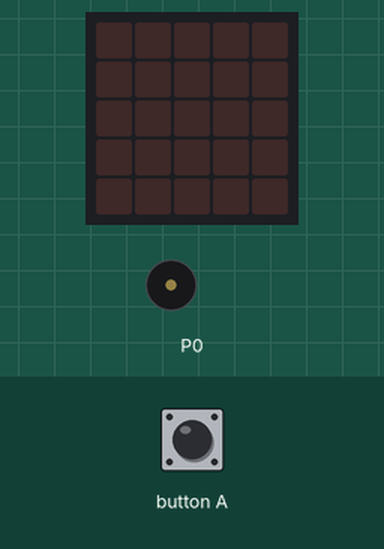
The program below on a simulated BBC micro:bit (MakeCode). Shown: the board's 5×5 LED display, buzzer (waves = sounding). Inputs (shaded band) come from the test bench.

Above: at 1.2 s.
1.3 s: button A pressed for 0.15 s
At 1.9 s:
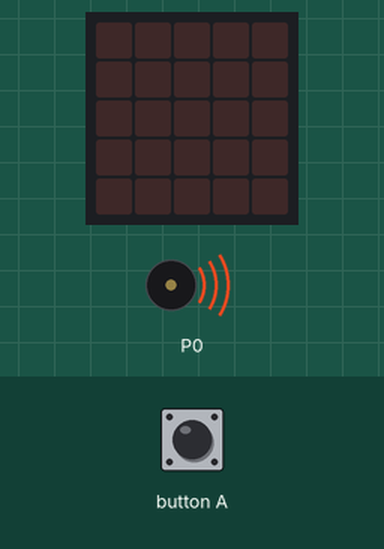
4.4 s: button A pressed for 0.15 s
At 10.5 s:
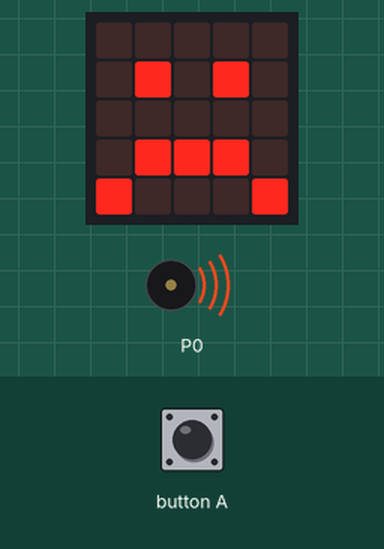
Timing chart, 0 to 17.9 s (numbered marks = the images above; inputs shaded):
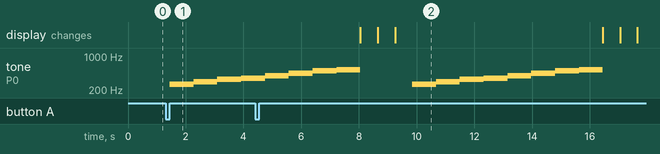

The program:

main.ts
```typescript
input.onButtonPressed(Button.A, function () {
    music.play(music.stringPlayable("C D E F G A B C5 ", 73), music.PlaybackMode.UntilDone)
    led.plot(4, 1)
    basic.showIcon(IconNames.Happy)
    basic.showIcon(IconNames.Asleep)
    basic.showIcon(IconNames.Sad)
})
```

test.ts
```typescript
// Hier kann man Tests durchführen; diese Datei wird nicht kompiliert, wenn dieses Paket als Erweiterung verwendet wird.
```

Measured:
- after the input at 1.3 s, tone on P0: silent → 262 Hz after 0.15 s, → 294 Hz 0.83 s later, → 330 Hz 0.83 s later, → 349 Hz 0.83 s later
